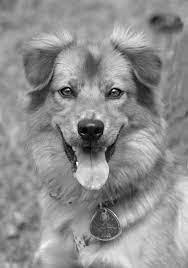
%> input picture image.jpeg, 188 x 268 px
$ octave test.m   (GNU Octave 9; MATLAB toolbox functions it lacks are replaced by stand-ins)
%> lines starting %> are read from the running program, lines starting %| are printed output that depends on the picture
%> the answer given: image.jpeg
%> further down, original is the input picture: size 268x188x3 uint8; min 0, max 255, mean 142.6
### checkGrey.m
%check if the image is grey level,
% in case it isn't it returns the grey level image

function mat = checkGrey(mat)
    tmp=size(size(mat));
%> tmp = [1 3]
    if(tmp(2)==3)
        mat=rgb2gray(mat);
    end
end

### resizeImage.m
% this function modifies the size of an image
% so its dimensions are a multiple of n,
% it will be used to divide the image in NxN blocks

function [image, numBlocks] = resizeImage(image, dimBlock)
%> called with dimBlock = 8
    dim = int16(size(image));
%> dim = [268 188]
    numBlocks = idivide(dim, dimBlock);
%> numBlocks = [33 23]
    newDim = numBlocks * 8;
%> newDim = [264 184]
    image = image(1:newDim(1), 1:newDim(2));
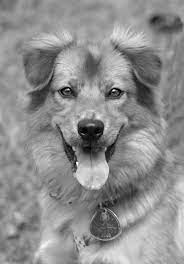
%> image: size 264x184 uint8; min 0, max 255, mean 142.1
end

### test.m
% ES 13.
% Download a gray-level image (or convert a color image to a grey-level one) compute the
% discrete cosine transform (block 8x8) and plot it at a proper scale. Threshold the values of
% the coefficients of the cosine transform using a zonal masking approach and perform the
% inverse discrete cosine transform. Try several pattern of zonal masking in the 8X8 matrix
% to investigate different strategy of zonal masking.
% Hints: example of Zonal masking for an 4X4 block:
% 1111
% 1110
% 1100
% 1000
% Clear command window.
clc;
% Delete all variables.
clear;
% Close all figure windows except those created by imtool.
close all;
% Close all figure windows created by imtool.
imtool close all;

[file, path] = uigetfile({'*.tiff;*.jpg;*.png;*.jpeg'}, "select an image");
original = imread(strcat(path, file));
block_size = 8;
%convert the image to gray level
image = checkGrey(original);
%modifies the size of the image to a multiple of block_size
image = resizeImage(image, block_size);
dim = size(image);
%> dim = [264 184]

% it creates a random mask and apply it to the image dct
random_image = image;
random_mask = logical(randi([0, 1], block_size, block_size));

for i = 1:+block_size:dim(1)

    for j = 1:+block_size:dim(2)
        tmp = random_image(i:i + block_size - 1, j:j + block_size - 1);
        tmp = dct2(tmp);
        tmp(~random_mask) = 0;
        tmp = idct2(tmp);
        random_image(i:(i + block_size - 1), j:(j + block_size - 1)) = tmp;

    end

end
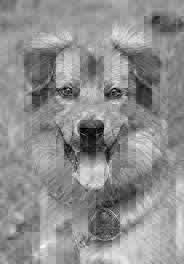
%> random_image: size 264x184 uint8; min 0, max 251, mean 142.1
%> after the loop, tmp = [165.5 162.5 161.6 165.4 170.6 170.3 163.7 157.3; 159.3 165.8 171.2 170 164.2 159.6 159.6 162; 160.5 166.7 171.4 170.3 162.3 156.8 156 158.4; 167.8 164.2 161.5 163.8 165.8 163.8 156.1 147.8; 164 160.6 158.9 161.3 165.3 163.3 155.9 148.4; 150 156.7 163.4 163.9 159.4 155.5 157 159.4; 143 151 159.6 161.9 158.9 157.9 160.1 164; 146.8 145.3 147.7 154.7 164.7 168.1 164.5 159.6]

figure(1);

% Maximize figure.
set(gcf, 'Position', get(0, 'Screensize'));

subplot(2, 3, 1);
imshow(image);
set(get(gca, 'Title'), 'String', 'Original');

subplot(2, 3, 2);
imshow(random_image);
set(get(gca, 'Title'), 'String', 'image with random mask');

subplot(2, 3, 5);
imshow(random_mask);
set(get(gca, 'Title'), 'String', 'random mask');
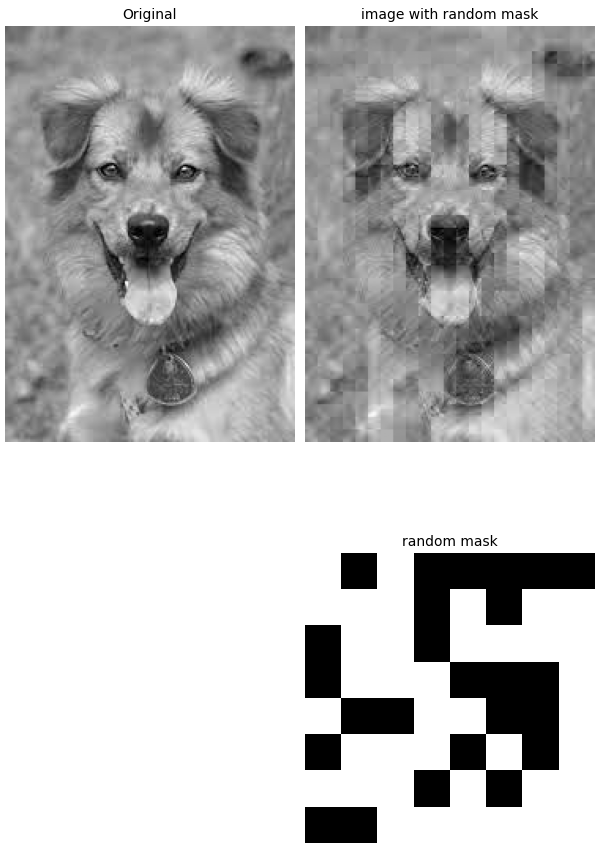
%> figure redrawn from the program's plot data, 3 panels

$ run again, on compressed.jpg
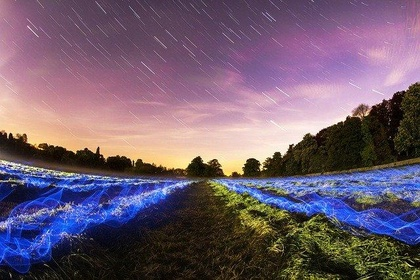
%> input picture compressed.jpg, 420 x 280 px, shrunk from 640 x 426 before the run
%> original is the input picture: size 280x420x3 uint8; mean R, G, B 112.2, 93.1, 111.3
%> after the loop `for i = 1:+block_size:dim(1)`:
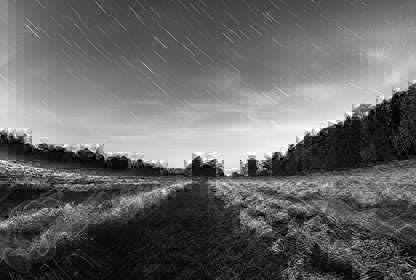
%> random_image: size 280x416 uint8; min 0, max 255, mean 101
%> after the loop `for i = 1:+block_size:dim(1)`: tmp = [129.9 136.2 125.3 53.07 12.55 38.52 138.5 96.35; 157.4 130.9 110.1 69.31 27.87 117.8 96.14 101.4; 78.21 111.3 54.03 105.9 121.1 129.1 108.6 77.89; 45.25 59.83 78.56 78.79 125.5 139.7 53.26 72.21; 54.83 67.3 105.1 84.43 126.6 50.85 38.22 87.71; 59.52 88.86 101.1 94.28 104.3 49.21 80.03 100.6; 61.12 37.22 86.04 125.3 107.5 84.93 64.07 82.76; 78.17 43.53 30.1 89.95 75.69 80.24 96.24 45.5]
%> `set(get(gca, 'Title'), 'String', 'random mask');`:
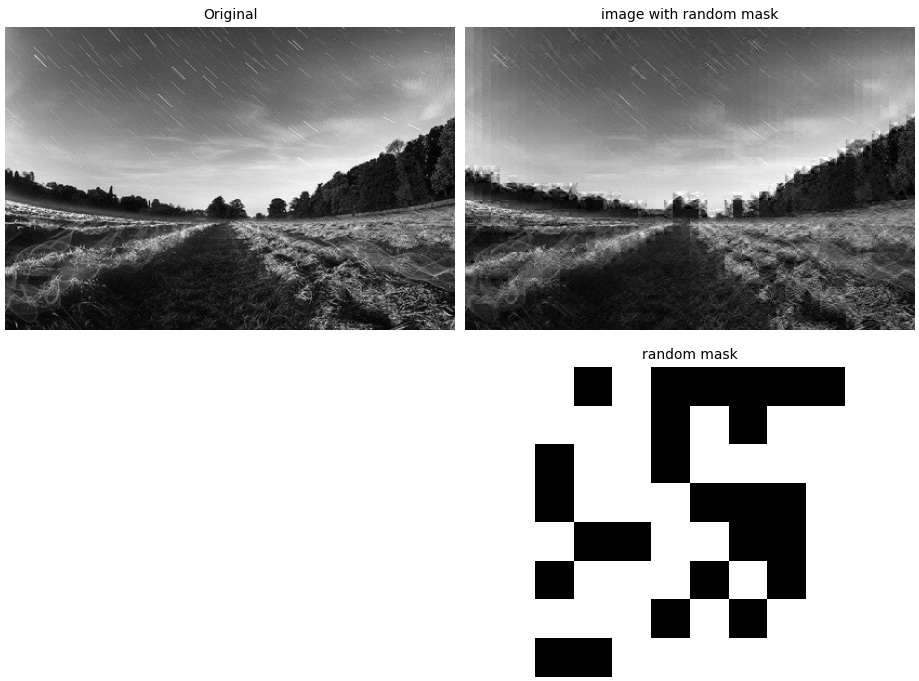
%> figure redrawn from the program's plot data, 3 panels
